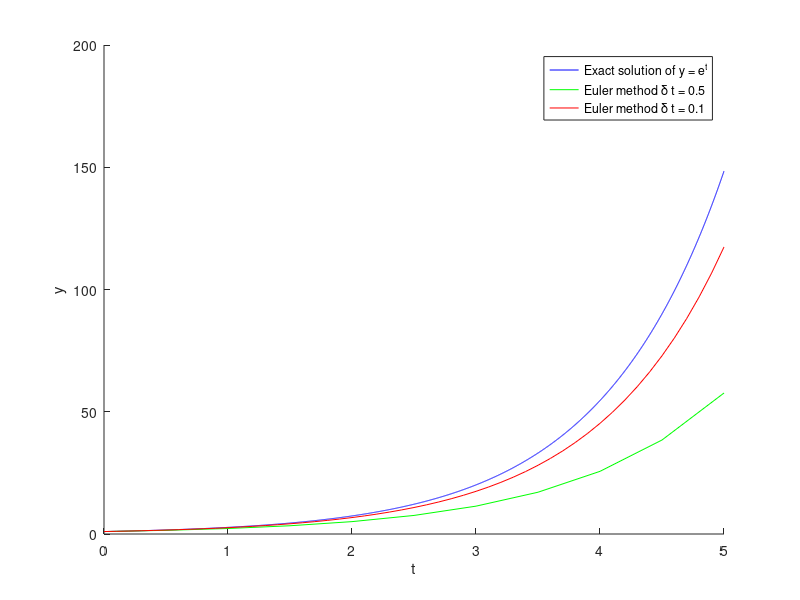

Write the MATLAB code that produced this figure.
function MassSpringDamper
% Solves the ODE dy/dt=y (exact solution: y(t)=exp(t)), by numerical
% simulation using the Euler method, for two different step sizes

dt1 = 0.5; % large step size
dt2 = 0.1; % smaller step size

% Time points
Tmin = 0;
Tmax = 5;
T1 = Tmin:0.001:Tmax;
T2 = Tmin:dt1:Tmax;
T3 = Tmin:dt2:Tmax;

% Exact solution
y1(1) = exp(Tmin); % initial value
for t = 1:length(T1)-1
   
   y1(t+1) = exp(T1(t+1));
      
end

% Euler method with large step size
y2(1) = exp(Tmin); % initial value
for t = 1:length(T2)-1
   
   y2(t+1) = y2(t) + dt1*y2(t);
      
end

% Euler method with smaller step size
y3(1) = exp(Tmin); % initial value
for t = 1:length(T3)-1
   
   y3(t+1) = y3(t) + dt2*y3(t);   
      
end

% Plot the results
hold on
plot(T1,y1,'Color','Blue')
plot(T2,y2,'Color','Green')
plot(T3,y3,'Color','Red')
xlabel('t')
ylabel('y')
legend('Exact solution of y = e^t','Euler method \delta t = 0.5','Euler method \delta t = 0.1',...
   'Location','Best')
